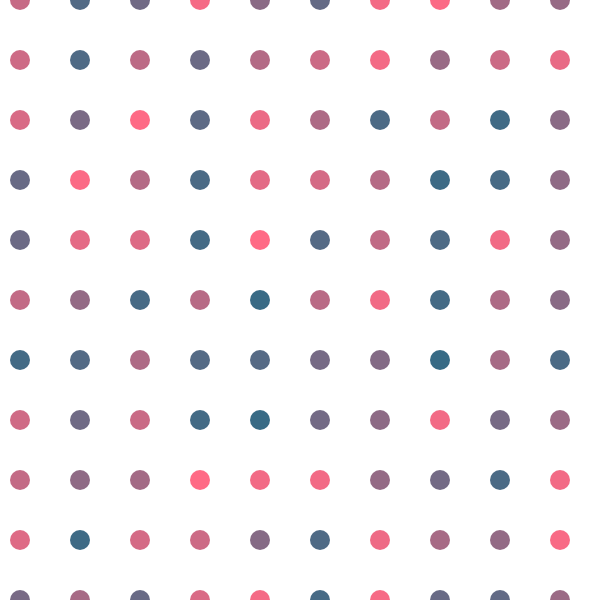
Frame 1 (no input)
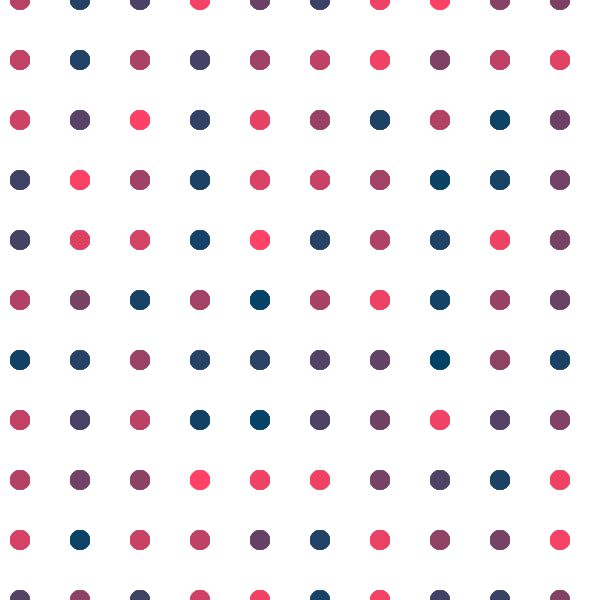
Frame 60 (no input)
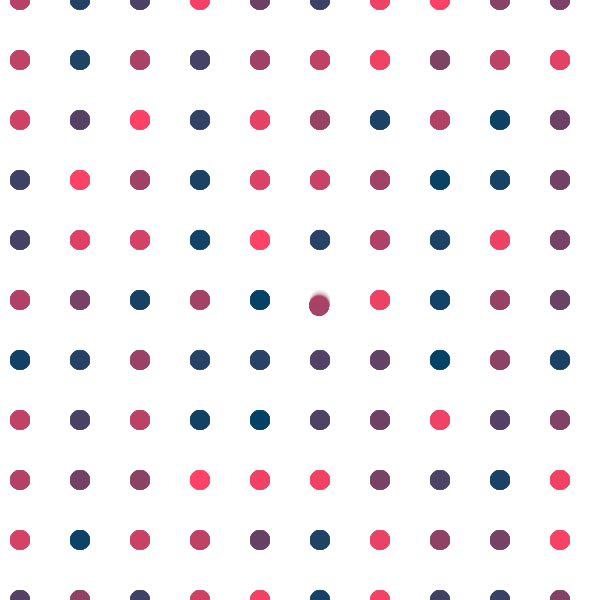
Frame 120 (the mouse pressed at the canvas centre since frame 60)

The p5.js sketch that drew these frames (run headless with seeded random() and noise() and a simulated clock; from frame 60 on, the mouse is pressed at the canvas centre):

// p5.js sketch
// ── sketch.js
let modulos = [];

function setup() {
  createCanvas(600, 600);
  rectMode(CENTER);
  
  for (let i = 0; i < 20; ++i) {
    modulos[i] = [];
    for (let j = 0; j < 20; ++j) {
      modulos[i][j] = new Modulo(
        60 * i,
        60 * j,
        20,
        color(random(255), 65, 100, 200),
        floor(random(1, 10))
      );
    }
  }
}

function draw() {
  background(255,10);

  for (let i = 0; i < modulos[0].length; ++i) {
    for (let j = 0; j < modulos[1].length; ++j) {
      modulos[i][j].dibuja();
      modulos[i][j].rota();
    }
  }
}

function mousePressed() {
  for (let i = 0; i < modulos[0].length; ++i) {
    for (let j = 0; j < modulos[1].length; ++j) {
      if (dist(modulos[i][j].posX, modulos[i][j].posY, mouseX, mouseY) < 15) {
        modulos[i][j].vel += 0.3;
      }
    }
  }
}

class Modulo {

  constructor(x, y, t, c, n) {
    this.posX = x;
    this.posY = y;
    this.tam = t;
    this.col = c;
    this.nRepeticiones = n;
    this.rot = 0;
    this.vel = 0;
  }

  dibuja() {
    noStroke();
    fill(this.col);
    push();
    translate(this.posX, this.posY);
    rotate(radians(this.rot));
    circle(20, 0, this.tam);
    pop();
    
  }

  tirita() {
    this.posX += random(-1, 1);
  }

  rota() {
    this.rot += this.vel;
  }
}
